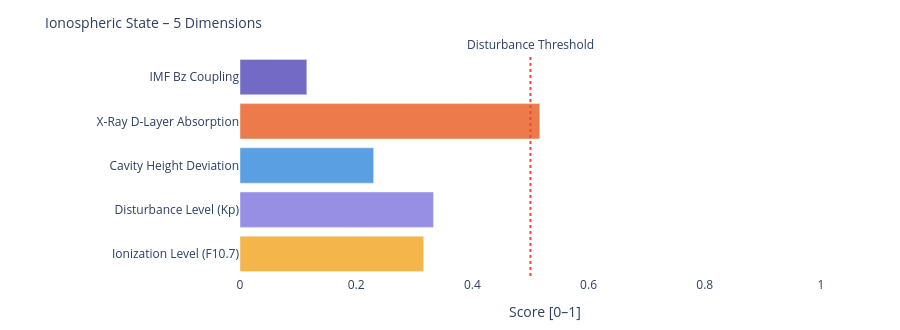

The notebook cell saved with this chart:
### Markdown cell above
---
### 📐 Systemic Insight: Geometric Cavity vs. Real Schumann Resonance

**Relevant for:** Layer 6 = delta analysis &nbsp;|&nbsp; Layer 7 = feature vector / system interpretation

A cavity height change from 80 km to 70 km shifts the **idealized geometric frequencies** only minimally:

| Modus | Aktuell | Referenz | Δ |
|-------|---------|----------|---|
| SR-1 | 10.4762 Hz | 10.4599 Hz | +16 mHz |
| SR-2 | 18.1452 Hz | 18.1171 Hz | +28 mHz |
| SR-3 | 25.6612 Hz | 25.6215 Hz | +40 mHz |
| SR-4 | 33.1285 Hz | 33.0772 Hz | +51 mHz |

The geometric effect is limited because 10 km is very small compared to Earth's radius (~6371 km).

**Consequence:** Real Schumann deviations are likely driven more strongly by **conductivity, damping, day/night structure, lightning distribution and source geometry** than by pure cavity height.

---

**Layer 6 compares:**
```
geometric Δ from Layer 4  vs.  observed Δ from real Schumann measurement data
```

**Layer 7 Feature:**
```
If real Δ >> geometric Δ  →  non-geometric factors dominant
```

### Code cell
# ============================================================
# IONOSPHERIC STATE – Summary gauge
# Five dimensions: ionization, disturbance, cavity height, X-Ray, Bz coupling
# ============================================================

def norm(v, lo, hi):
    if v is None: return None
    return round(max(0.0, min(1.0, (v - lo) / (hi - lo))), 3)

# Ionization level (F10.7 → F2-Layer)
ioniz = norm(f107_val, 60, 250)

# Disturbance level (Kp → E/F-Layer irregularities)
disturb = norm(kp_val, 0, 9)

# Cavity height deviation from reference (80 km)
h_dev = norm(abs(h_eff - 80), 0, 20)

# X-Ray ionization (D-Layer absorption)
xray_ioniz = None
if xray_now is not None:
    xray_ioniz = norm(math.log10(max(xray_now, 1e-9)) + 9, 0, 5)

# Bz coupling (southward Bz → stronger magnetosphere-ionosphere coupling)
bz_coupling = norm(-(bz_now or 0), -5, 30) if bz_now is not None else None

dims = [
    ('Ionization Level (F10.7)',    ioniz,      '#F2A623'),
    ('Disturbance Level (Kp)',      disturb,    '#7F77DD'),
    ('Cavity Height Deviation',     h_dev,      '#378ADD'),
    ('X-Ray D-Layer Absorption',    xray_ioniz, '#E85D24'),
    ('IMF Bz Coupling',             bz_coupling,'#534AB7'),
]

fig = go.Figure()
for name, val, col in dims:
    if val is not None:
        h = int(val * 20)
        bar = '█' * h + '░' * (20 - h)
        label = f'{name}:  {bar}  {val:.3f}'
    else:
        label = f'{name}:  {"─" * 20}  n/a'
    fig.add_trace(go.Bar(
        x=[val if val is not None else 0],
        y=[name],
        orientation='h',
        marker_color=col, opacity=0.82,
        showlegend=False
    ))

fig.add_vline(x=0.5, line_dash='dot', line_color='#e74c3c',
              annotation_text='Disturbance Threshold', annotation_position='top')
fig.update_layout(
    title=dict(text='Ionospheric State – 5 Dimensions', font=dict(size=14)),
    xaxis=dict(title='Score [0–1]', range=[0, 1.05]),
    height=330, plot_bgcolor='rgba(0,0,0,0)', paper_bgcolor='rgba(0,0,0,0)',
    margin=dict(l=240, r=50, t=55, b=40)
)
fig.show()

print(f'\nIonospheric state:')
for name, val, _ in dims:
    print(f'  {name:<35} {val:.3f}' if val is not None else f'  {name:<35} n/a')

### Figure 1 — Plotly figure (JSON) as saved in the notebook; plotly's stock layout.template omitted (floating-point values rounded to 4 significant figures)
{"data": [{"marker": {"color": "#F2A623"}, "opacity": 0.82, "orientation": "h", "showlegend": false, "type": "bar", "x": [0.316], "y": ["Ionization Level (F10.7)"]}, {"marker": {"color": "#7F77DD"}, "opacity": 0.82, "orientation": "h", "showlegend": false, "type": "bar", "x": [0.333], "y": ["Disturbance Level (Kp)"]}, {"marker": {"color": "#378ADD"}, "opacity": 0.82, "orientation": "h", "showlegend": false, "type": "bar", "x": [0.23], "y": ["Cavity Height Deviation"]}, {"marker": {"color": "#E85D24"}, "opacity": 0.82, "orientation": "h", "showlegend": false, "type": "bar", "x": [0.516], "y": ["X-Ray D-Layer Absorption"]}, {"marker": {"color": "#534AB7"}, "opacity": 0.82, "orientation": "h", "showlegend": false, "type": "bar", "x": [0.115], "y": ["IMF Bz Coupling"]}], "layout": {"annotations": [{"showarrow": false, "text": "Disturbance Threshold", "x": 0.5, "xanchor": "center", "xref": "x", "y": 1, "yanchor": "bottom", "yref": "y domain"}], "height": 330, "margin": {"b": 40, "l": 240, "r": 50, "t": 55}, "paper_bgcolor": "rgba(0,0,0,0)", "plot_bgcolor": "rgba(0,0,0,0)", "shapes": [{"line": {"color": "#e74c3c", "dash": "dot"}, "type": "line", "x0": 0.5, "x1": 0.5, "xref": "x", "y0": 0, "y1": 1, "yref": "y domain"}], "title": {"font": {"size": 14}, "text": "Ionospheric State – 5 Dimensions"}, "xaxis": {"range": [0, 1.05], "title": {"text": "Score [0–1]"}}}}
